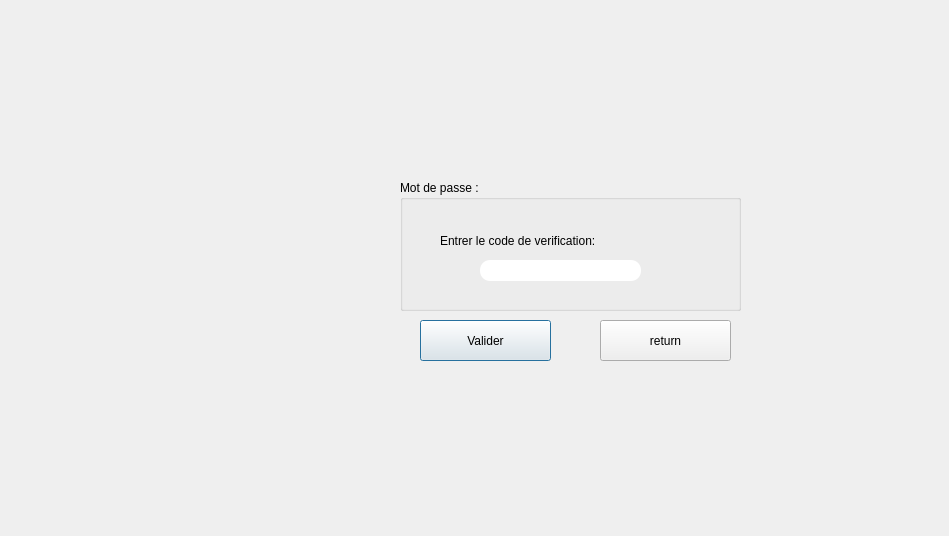
<?xml version="1.0" encoding="UTF-8"?>
<ui version="4.0">
 <class>verification</class>
 <widget class="QDialog" name="verification">
  <property name="geometry">
   <rect>
    <x>0</x>
    <y>0</y>
    <width>949</width>
    <height>536</height>
   </rect>
  </property>
  <property name="windowTitle">
   <string>Dialog</string>
  </property>
  <widget class="QGroupBox" name="groupBox">
   <property name="geometry">
    <rect>
     <x>400</x>
     <y>180</y>
     <width>341</width>
     <height>131</height>
    </rect>
   </property>
   <property name="styleSheet">
    <string notr="true">font: 81 10pt &quot;Rockwell Extra Bold&quot;</string>
   </property>
   <property name="title">
    <string>Mot de passe :</string>
   </property>
   <widget class="QLabel" name="label_3">
    <property name="geometry">
     <rect>
      <x>40</x>
      <y>50</y>
      <width>271</width>
      <height>21</height>
     </rect>
    </property>
    <property name="styleSheet">
     <string notr="true">font: 81 10pt &quot;Rockwell Extra Bold&quot;;</string>
    </property>
    <property name="text">
     <string>Entrer le code de verification:</string>
    </property>
   </widget>
   <widget class="QLineEdit" name="code">
    <property name="geometry">
     <rect>
      <x>80</x>
      <y>80</y>
      <width>161</width>
      <height>21</height>
     </rect>
    </property>
    <property name="styleSheet">
     <string notr="true">border-radius: 10px;
background-color: rgb(255, 255, 255);</string>
    </property>
   </widget>
  </widget>
  <widget class="QPushButton" name="pushButton">
   <property name="geometry">
    <rect>
     <x>420</x>
     <y>320</y>
     <width>131</width>
     <height>41</height>
    </rect>
   </property>
   <property name="styleSheet">
    <string notr="true">QPushButton

{
	background-color: rgb(72, 78, 86);
	border-style: outset;
    border-width: 2px;
    border-radius:20px;
    border-color: beige;
    font: bold 14px;;
    padding: 6px;
	color: rgb(255, 255, 255);

}

QPushButton:hover

{
	background-color: rgb(106, 227, 231);
	color: rgb(0, 0, 0);
	gridline-color: rgb(94, 118, 255);
}

QPushButton:pressed</string>
   </property>
   <property name="text">
    <string>Valider</string>
   </property>
  </widget>
  <widget class="QPushButton" name="pushButton_4">
   <property name="geometry">
    <rect>
     <x>600</x>
     <y>320</y>
     <width>131</width>
     <height>41</height>
    </rect>
   </property>
   <property name="styleSheet">
    <string notr="true">QPushButton

{
	background-color: rgb(72, 78, 86);
	border-style: outset;
    border-width: 2px;
    border-radius:20px;
    border-color: beige;
    font: bold 14px;;
    padding: 6px;
	color: rgb(255, 255, 255);

}

QPushButton:hover

{
	background-color: rgb(106, 227, 231);
	color: rgb(0, 0, 0);
	gridline-color: rgb(94, 118, 255);
}

QPushButton:pressed</string>
   </property>
   <property name="text">
    <string>return</string>
   </property>
  </widget>
 </widget>
 <resources/>
 <connections/>
</ui>
